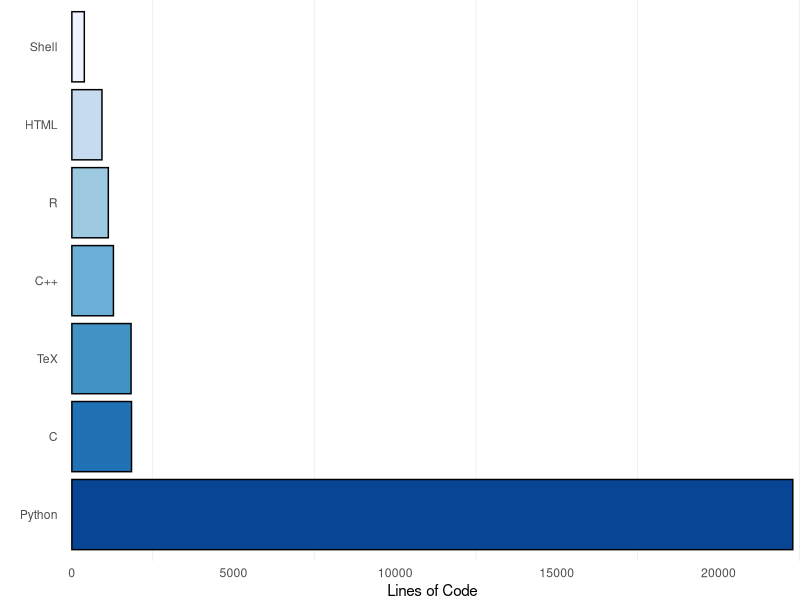

Recreate this plot in R.
library(ggplot2)
library(grid)
library(RColorBrewer)

# Load data
langs <- read.csv("langs.csv", stringsAsFactors=F)
langs$bytes <- langs$bytes/80
langs <- subset(langs,
    !(lang %in% c("Matlab", "CoffeeScript", "Makefile", "VimL", "Mako")) & langs$bytes > 100)
langs <- langs[order(-langs$bytes),]

# Ordering for the plot
langs$lang <- factor(langs$lang, langs$lang)

a <- (0.32 * 11.69)/1.2

# png("lang1.png", width=a, height=2, units="in", res=550)
pdf("lang1.pdf", width=a, height=2)
g <- ggplot(langs, aes(x=lang, y=bytes, fill=lang)) +
    geom_bar(colour="black", stat="identity") +
    guides(fill=F) +
    labs(x="", y="Lines of Code") +
    scale_fill_manual(values = rev(brewer.pal(length(langs$lang),"Blues"))) +
    coord_flip() +
    theme_bw() +
    theme(axis.ticks = element_blank(),
        panel.border = element_blank(),
        # panel.grid.major.y = element_blank(),
        panel.grid.major = element_blank(),
        # panel.grid.major.x = element_line(colour = "grey93"),
        plot.margin=unit(c(0, 0, 0, 0),"mm"))+
    scale_y_continuous(expand=c(0.01, 0))
print(g)
dev.off()
